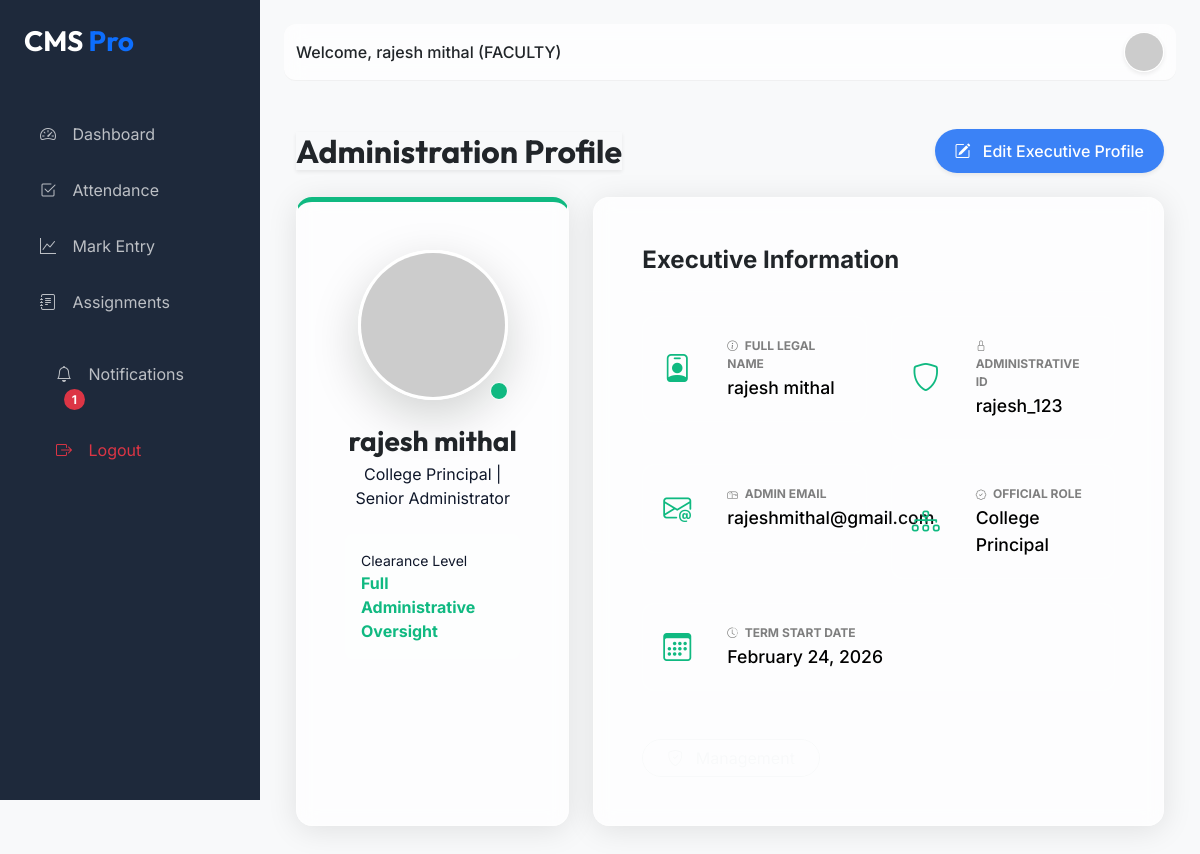
The page /dashboard/principal/profile/ (signed in) on the database its author committed.
### cms_app/models.py (models this page shows, shortened)
class User(AbstractUser):
    ADMIN = 'ADMIN'
    FACULTY = 'FACULTY'
    PRINCIPAL = 'PRINCIPAL'
    STUDENT = 'STUDENT'
    ROLE_CHOICES = (
        (ADMIN, 'Admin'),
        (FACULTY, 'Faculty'),
        (PRINCIPAL, 'Principal'),
        (STUDENT, 'Student'),
    )
    role = models.CharField(max_length=20, choices=ROLE_CHOICES, default=FACULTY)
    is_authorized = models.BooleanField(default=False)
    @property
    def unread_notifications_count(self):
        return self.notifications.filter(is_read=False).count()

### cms_app/views.py (the view)
# urls.py: path('dashboard/principal/profile/', views.principal_profile, name='principal_profile'),
@login_required
def principal_profile(request):
    if request.method == 'POST':
        u_form = UserProfileForm(request.POST, instance=request.user)
        if u_form.is_valid():
            u_form.save()
            messages.success(request, "Profile updated successfully.")
            return redirect('principal_profile')
    else:
        u_form = UserProfileForm(instance=request.user)
    return render(request, 'dashboard/principal_profile.html', {
        'user': request.user,
        'u_form': u_form
    })

### templates/dashboard/principal_profile.html (shortened to what this page needs)
{% extends 'base.html' %}
{% block content %}
<div class="container-fluid py-4">
    <div class="d-flex justify-content-between align-items-center mb-4">
        <h2 class="fw-bold mb-0 text-dark shadow-sm">Administration Profile</h2>
        <button type="button" class="btn btn-primary rounded-pill shadow-sm" data-bs-toggle="modal"
            data-bs-target="#editProfileModal">
            <i class="bi bi-pencil-square me-2"></i> Edit Executive Profile
        </button>
    </div>
    <div class="row g-4">
        <div class="col-lg-4">
            <div class="glass-card text-center p-5 h-100 animate__animated animate__fadeInLeft"
                style="border-top: 5px solid #10b981;">
                <div class="position-relative d-inline-block mb-4">
                    <img src="https://ui-avatars.com/api/?name={{ user.username }}&background=10b981&color=fff&size=150"
                        class="rounded-circle shadow-lg border border-3 border-white" width="150" height="150"
                        alt="Principal avatar">
                    <span
                        class="position-absolute bottom-0 end-0 badge rounded-pill bg-emerald border border-white p-2">
                    </span>
                </div>
                <h3 class="fw-bold text-dark mb-1">{{ user.get_full_name|default:user.username }}</h3>
                <p class="text-dark-50 mb-4">College Principal | Senior Administrator</p>
                <div class="p-3 bg-white bg-opacity-10 rounded-3 text-start mb-4">
                    <small class="text-dark-50 d-block">Clearance Level</small>
                    <span class="text-emerald fw-bold">Full Administrative Oversight</span>
                </div>
            </div>
        </div>
        <div class="col-lg-8">
            <div class="glass-card p-5 h-100 animate__animated animate__fadeInRight">
                <h4 class="fw-bold text-dark mb-4 border-bottom border-white border-opacity-10 pb-3">Executive
                    Information</h4>
                <div class="row g-4">
                    <div class="col-md-6">
                        <div class="detail-box">
                            <i class="bi bi-person-badge text-emerald fs-3"></i>
                            <div class="ms-3">
                                <label><i class="bi bi-info-circle small me-1"></i> Full Legal Name</label>
                                <p>{{ user.get_full_name|default:"Administrator" }}</p>
                            </div>
                        </div>
                    </div>
                    <div class="col-md-6">
                        <div class="detail-box">
                            <i class="bi bi-shield text-emerald fs-3"></i>
                            <div class="ms-3">
                                <label><i class="bi bi-lock small me-1"></i> Administrative ID</label>
                                <p>{{ user.username }}</p>
                            </div>
                        </div>
                    </div>
                    <div class="col-md-6">
                        <div class="detail-box">
                            <i class="bi bi-envelope-at text-emerald fs-3"></i>
                            <div class="ms-3">
                                <label><i class="bi bi-mailbox small me-1"></i> Admin Email</label>
                                <p>{{ user.email }}</p>
                            </div>
                        </div>
                    </div>
                    <div class="col-md-6">
                        <div class="detail-box">
                            <i class="bi bi-diagram-3 text-emerald fs-3"></i>
                            <div class="ms-3">
                                <label><i class="bi bi-patch-check small me-1"></i> Official Role</label>
                                <p>College Principal</p>
                            </div>
                        </div>
                    </div>
                    <div class="col-md-12">
                        <div class="detail-box">
                            <i class="bi bi-calendar3 text-emerald fs-3"></i>
                            <div class="ms-3">
                                <label><i class="bi bi-clock-history small me-1"></i> Term Start Date</label>
                                <p>{{ user.date_joined|date:"F d, Y" }}</p>
                            </div>
                        </div>
                    </div>
                </div>
                <div class="mt-5 d-flex justify-content-between align-items-center">
                    <a href="{% url 'principal_dashboard' %}" class="btn btn-outline-light rounded-pill px-4">
                        <i class="bi bi-shield-check me-2"></i> Management
                    </a>
                </div>
            </div>
        </div>
    </div>
</div>
{% endblock %}

### templates/base.html (shortened to what this page needs)
<!DOCTYPE html>
<html lang="en">
<head>
    <link href="https://cdn.jsdelivr.net/npm/bootstrap@5.3.0/dist/css/bootstrap.min.css" rel="stylesheet">
    <link rel="stylesheet" href="https://cdn.jsdelivr.net/npm/bootstrap-icons@1.11.1/font/bootstrap-icons.css">
</head>
<body>
    {% if user.is_authenticated %}
    <div class="sidebar" id="sidebar">
        <div class="p-4">
            <h3 class="fw-bold mb-4">CMS <span class="text-primary">Pro</span></h3>
        </div>
        <nav class="nav flex-column">
            <a class="nav-link {% if request.resolver_match.url_name == 'dashboard' %}active{% endif %}"
                href="{% url 'dashboard' %}">
                <i class="bi bi-speedometer2"></i> Dashboard
            </a>
            {% if user.role == 'FACULTY' %}
            <a class="nav-link {% if 'attendance' in request.path %}active{% endif %}"
                href="{% url 'attendance_mark' %}">
                <i class="bi bi-check2-square"></i> Attendance
            </a>
            <a class="nav-link {% if 'marks' in request.path %}active{% endif %}" href="{% url 'marks_list' %}">
                <i class="bi bi-graph-up"></i> Mark Entry
            </a>
            <a class="nav-link {% if 'assignments' in request.path %}active{% endif %}"
                href="{% url 'assignment_list' %}">
                <i class="bi bi-journal-text"></i> Assignments
            </a>
            {% endif %}
            <div class="mt-auto p-3">
                <a class="nav-link {% if 'notifications' in request.path %}active{% endif %}"
                    href="{% url 'notification_list' %}">
                    <i class="bi bi-bell"></i> Notifications
                    {% if user.unread_notifications_count > 0 %}
                    <span class="badge bg-danger rounded-pill ms-2">{{ user.unread_notifications_count }}</span>
                    {% endif %}
                </a>
                <a class="nav-link text-danger" href="{% url 'logout' %}">
                    <i class="bi bi-box-arrow-right"></i> Logout
                </a>
            </div>
        </nav>
    </div>
    {% endif %}
    <div class="{% if user.is_authenticated %}main-content{% else %}container{% endif %}">
        {% if user.is_authenticated %}
        <nav class="navbar navbar-expand-lg">
            <div class="container-fluid">
                <span class="navbar-text fw-medium text-dark">
                    Welcome, {{ user.get_full_name|default:user.username }} ({{ user.role }})
                </span>
                <div class="ms-auto d-flex align-items-center">
                    <div class="dropdown">
                        <a href="{% if user.role == 'STUDENT' %}{% url 'student_profile' %}{% elif user.role == 'FACULTY' %}{% url 'faculty_profile' %}{% elif user.role == 'PRINCIPAL' %}{% url 'principal_profile' %}{% else %}#{% endif %}"
                            title="View Profile">
                            <img src="https://ui-avatars.com/api/?name={{ user.username }}&background=random"
                                class="rounded-circle border border-white shadow-sm" width="40" height="40"
                                alt="avatar shadow-sm">
                        </a>
                    </div>
                </div>
            </div>
        </nav>
        {% endif %}
        {% block content %}{% endblock %}
    </div>
</body>
</html>

### templates/base.html (style rules this page uses)
:root { --primary-bg: #f8f9fa; --sidebar-bg: #1e293b; --accent-color: #3b82f6; --text-main: #0f172a; --card-glass: rgba(255, 255, 255, 0.7); }
body { font-family: 'Inter', sans-serif; background-color: var(--primary-bg); color: var(--text-main); overflow-x: hidden; }
h1, h2, h3, .navbar-brand { font-family: 'Outfit', sans-serif; }
.glass-card { background: var(--card-glass); backdrop-filter: blur(10px); border: 1px solid rgba(255, 255, 255, 0.3); border-radius: 16px; box-shadow: 0 4px 30px rgba(0, 0, 0, 0.1); }
.sidebar { height: 100vh; width: 260px; position: fixed; top: 0; left: 0; background-color: var(--sidebar-bg); color: white; transition: all 0.3s; z-index: 1000; }
.sidebar .nav-link { color: rgba(255, 255, 255, 0.7); padding: 12px 24px; border-radius: 8px; margin: 4px 16px; transition: 0.3s; }
.sidebar .nav-link i { margin-right: 12px; }
.main-content { margin-left: 260px; padding: 24px; transition: all 0.3s; }
.navbar { background: var(--card-glass); backdrop-filter: blur(10px); border-bottom: 1px solid rgba(0, 0, 0, 0.05); margin-bottom: 24px; border-radius: 12px; }
.btn-primary { background-color: var(--accent-color); border: none; padding: 10px 20px; border-radius: 8px; font-weight: 500; transition: 0.3s; }

### templates/dashboard/principal_profile.html (style rules this page uses)
.text-emerald { color: #10b981; }
.bg-emerald { background-color: #10b981; }
.detail-box { background: rgba(255, 255, 255, 0.05); padding: 20px; border-radius: 12px; display: flex; align-items: center; gap: 20px; transition: 0.3s; border: 1px solid rgba(255, 255, 255, 0.05); }
.detail-box label { display: block; font-size: 0.75rem; text-transform: uppercase; color: rgba(0, 0, 0, 0.5); font-weight: 700; margin-bottom: 2px; }
.detail-box p { margin: 0; font-size: 1.1rem; color: black; font-weight: 500; }

### rows shown on the page
User: unread_notifications_count "1", get_full_name "rajesh mithal", role "FACULTY", username "rajesh_123", email "rajeshmithal@gmail.com", date_joined "February 24, 2026"
